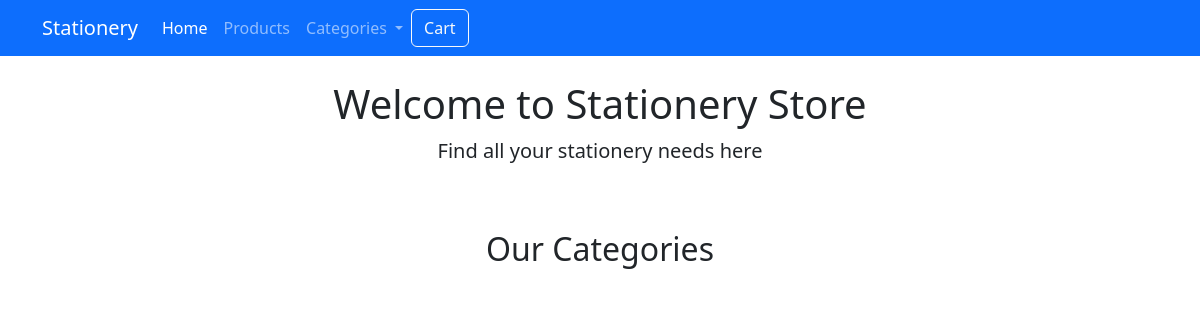
The app's page /, older data.
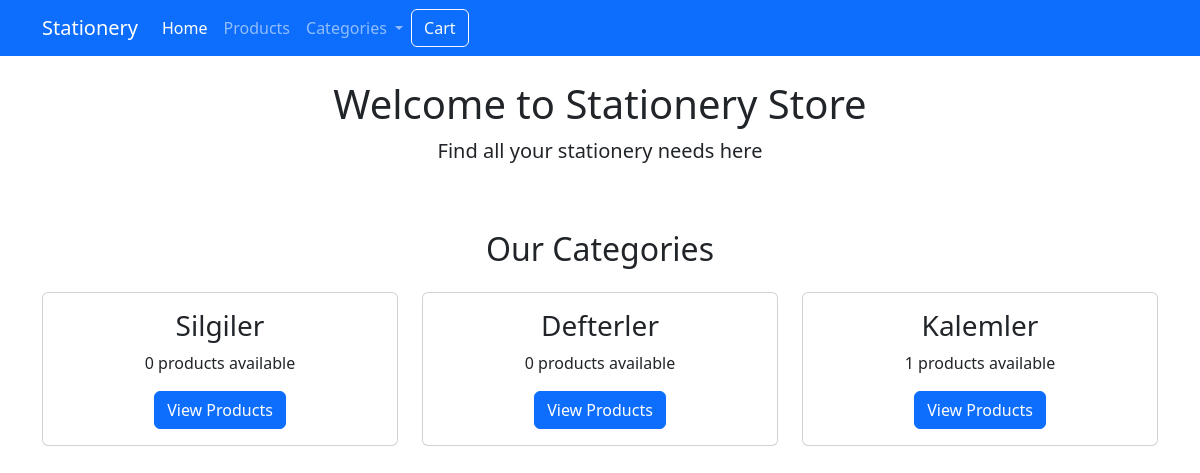
The same page, newer data.
### products_app/models.py (models this page shows, shortened)
class Category(models.Model):
    name = models.CharField(max_length=100)
    class Meta:
        verbose_name_plural = "Categories"

### products_app/views.py (the view)
# urls.py: 2. Add a URL to urlpatterns:  path('', views.home, name='home')
def home(request):
    categories = Category.objects.all()
    context = {
        'categories': categories,
    }
    return render(request, 'home.html', context)

### templates/home.html (shortened to what this page needs)
{% extends 'base.html' %}
{% block content %}
<div class="row">
    <div class="col-12 text-center mb-5">
        <h1>Welcome to Stationery Store</h1>
        <p class="lead">Find all your stationery needs here</p>
    </div>
    <div class="col-12 mb-5">
        <h2 class="text-center mb-4">Our Categories</h2>
        <div class="row justify-content-center">
            {% for category in categories %}
            <div class="col-md-4 mb-4">
                <div class="card h-100">
                    <div class="card-body text-center">
                        <h3 class="card-title">{{ category.name }}</h3>
                        <p class="card-text">
                            {{ category.products.count }} products available
                        </p>
                        <a href="/products/?category={{ category.id }}" class="btn btn-primary">
                            View Products
                        </a>
                    </div>
                </div>
            </div>
            {% endfor %}
        </div>
    </div>
</div>
{% endblock %}

Row changes from the older to the newer data that the page shows:
added Category: name "Silgiler", products.count "0"
added Category: name "Defterler", products.count "0"
added Category: name "Kalemler", products.count "1"
